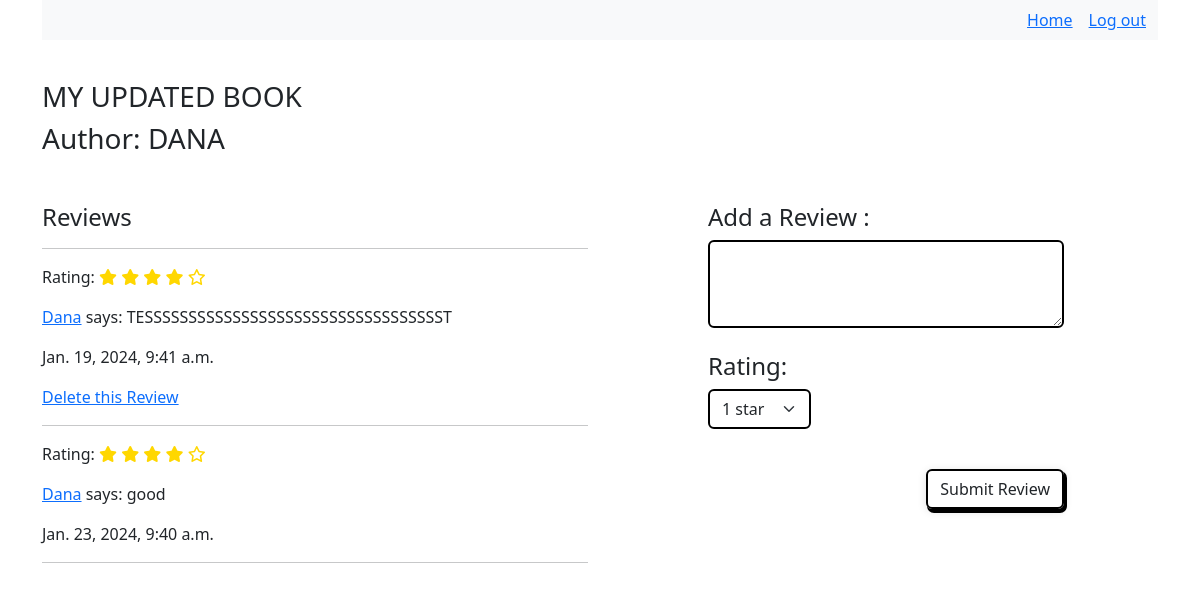
/books/1 (signed in), run on the app's committed database.
### app1/models.py (models this page shows, shortened)
class Books(models.Model):
    author = models.ForeignKey(Authors, on_delete=models.CASCADE)
    title= models.CharField(max_length=255)
    created_at = models.DateTimeField(auto_now=True)
    updated_at = models.DateTimeField(auto_now_add=True)
    objects = BooksManger()

class Authors(models.Model):
    name = models.CharField(max_length=125)

class Reviews(models.Model):
    user = models.ForeignKey(Users, on_delete=models.CASCADE)
    book = models.ForeignKey(Books, on_delete=models.CASCADE)
    review=models.TextField()
    stars = models.IntegerField()
    created_at = models.DateTimeField(auto_now=True)
    def get_blank_stars_count(self):
        return 5 - self.stars

class Users(models.Model):
    first_name = models.CharField(max_length=255)
    last_name = models.CharField(max_length=255)
    email= models.EmailField(unique=True)
    password = models.CharField(max_length=128)
    created_at = models.DateTimeField(auto_now=True)
    updated_at = models.DateTimeField(auto_now_add=True)
    objects = UsersManger()

### app1/views.py (the view)
# urls.py: path('books/<int:pk>', views.books_num, name='books_num'),
def books_num(request, pk):
    book = Books.objects.get(id=pk)
    reviews_for_book = Reviews.objects.filter(book=book)
    user_id = request.session.get('user_id')
    current_user = Users.objects.get(id=user_id)
    context = {
        'book': book,
        'reviews': reviews_for_book,
        'user' : current_user
    }
    return render(request,"books_num.html", context)

### app1/templates/books_num.html (shortened to what this page needs)
{% load static %}
<!DOCTYPE html>
<html lang="en">
  <head>
    <link rel="stylesheet" href="{% static 'bootstrap.min.css' %}" />
    <link rel="stylesheet" href="../static/button.css">
    <link rel="stylesheet" href="https://cdnjs.cloudflare.com/ajax/libs/font-awesome/6.5.1/css/all.min.css">
</head>
<body>
<div class="container text-left mt-6">
 <nav class="navbar navbar-expand-lg bg-body-tertiary">
     <div class="container-fluid">
         <div class="collapse navbar-collapse" id="navbarSupportedContent">
             <ul style="list-style: none;" class="ms-auto d-flex gap-3 m-0">
                                     <li class="nav-item ">
                                         <a style="text-decoration: underline;" class="nav-link active text-primary " aria-current="page"href="{% url 'app1:books_home'%}">Home </a>
                                     </li>
                                     <li class="nav-item ">
                                         <a style="text-decoration: underline;" class=" nav-link active text-primary" aria-current="page"  href="{% url 'app1:logout' %}">Log out</a>
                                     </li>
             </ul>
       </div>
     </div>
   </nav>
   <br>
    <h3 class="pt-3">{{book.title}}</h3>
    <h3>Author: {{book.author.name}}</h3>
    <div class="row mt-5">
        <div class="col-6  me-5">
    <h4>Reviews</h4>
    <hr>
    {% for r in reviews %}
    <p>Rating:
        {% for i in "x"|ljust:r.stars %}
            <i class="fa-solid fa-star"></i>
        {% endfor %}
        {% for i in "x"|ljust:r.get_blank_stars_count %}
            <i class="fa-regular fa-star"></i>
        {% endfor %}
      </p>        <p><a href="{% url 'app1:users_num' pk=r.user.id %}">{{r.user.first_name}}</a>   says: {{r.review}}</p>
        <p>{{r.created_at}}</p>
        {% if user == r.user %}
            <a style="text-decoration: underline;" class="text-primary" href="{% url 'app1:delete_review' pk=r.id %}">Delete this Review</a>
        {% endif %}
        <hr>
    {% endfor %}
    </div>
   <div class="col-4 ms-5">
<h4>Add a Review :</h4>
<form action="{% url 'app1:add_review' %}" method="POST">
    <div class="form-group">
        <textarea class="form-control border-2 border-black" name="review" id="exampleFormControlTextarea1" rows="3"></textarea>
      </div>
<br>
    <h4>Rating: </h4>
    <select class="form-select border-2 border-black" aria-label="Default select example" style="width: max-content;" name="stars">
        <option value="1">1 star</option>
    </select>
        <br>
      <div class="submit-btn d-flex justify-content-end">
          <button style="width: fit-content;
      box-shadow: 2px 3px 0px 1px rgba(0, 0, 0, 1)
      , 0 2px 10px 0 rgba(0, 0, 0, 0.12);
      border: 2px solid black;" type="submit" class="btn btn-outline-dark btn-shadow mt-3"> Submit Review</button>
      </div>
</form>
</div>
</div>
</div>
</body>
</html>

### app1/static/button.css (style rules this page uses)
.btn-shadow { box-shadow: 2px 3px 0px 1px rgba(0, 0, 0, 1), 0 2px 10px 0 rgba(0, 0, 0, 0.12); border: 2px solid black; }
i.fa-star { color:gold !important; }

### data on the page
Books: title "MY UPDATED BOOK", author.name "DANA"
Reviews: stars 4 (drawn), user.first_name "Dana", review "TESSSSSSSSSSSSSSSSSSSSSSSSSSSSSSSSSST", created_at "Jan. 19, 2024, 9:41 a.m.", shows "Delete this Review"
Reviews: stars 4 (drawn), user.first_name "Dana", review "good", created_at "Jan. 23, 2024, 9:40 a.m."
